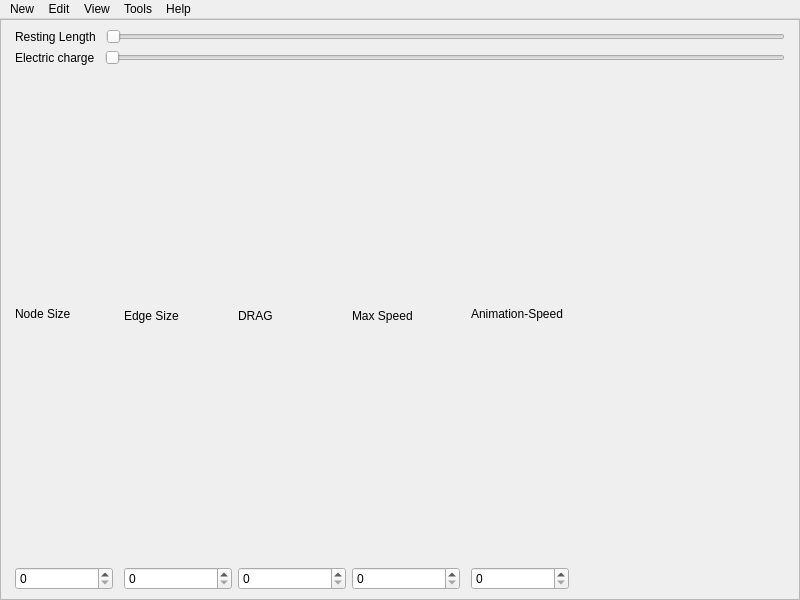
<?xml version="1.0" encoding="UTF-8"?>
<ui version="4.0">
 <class>MainWindow</class>
 <widget class="QMainWindow" name="MainWindow">
  <property name="geometry">
   <rect>
    <x>0</x>
    <y>0</y>
    <width>800</width>
    <height>600</height>
   </rect>
  </property>
  <property name="windowTitle">
   <string>MainWindow</string>
  </property>
  <widget class="QWidget" name="centralwidget">
   <layout class="QVBoxLayout" name="verticalLayout">
    <property name="spacing">
     <number>0</number>
    </property>
    <property name="leftMargin">
     <number>0</number>
    </property>
    <property name="topMargin">
     <number>0</number>
    </property>
    <property name="rightMargin">
     <number>0</number>
    </property>
    <property name="bottomMargin">
     <number>0</number>
    </property>
    <item>
     <widget class="QFrame" name="settingFrame">
      <property name="frameShape">
       <enum>QFrame::StyledPanel</enum>
      </property>
      <property name="frameShadow">
       <enum>QFrame::Raised</enum>
      </property>
      <layout class="QVBoxLayout" name="verticalLayout_2">
       <item>
        <layout class="QVBoxLayout" name="settingLayout">
         <item>
          <layout class="QHBoxLayout" name="horizontalLayout_4">
           <property name="spacing">
            <number>10</number>
           </property>
           <property name="leftMargin">
            <number>5</number>
           </property>
           <property name="rightMargin">
            <number>5</number>
           </property>
           <item>
            <widget class="QLabel" name="aLabel">
             <property name="toolTip">
              <string>&lt;html&gt;&lt;head/&gt;&lt;body&gt;&lt;p&gt;Force Applied between every adjacent Node according to hook's law.&lt;/p&gt;&lt;/body&gt;&lt;/html&gt;</string>
             </property>
             <property name="text">
              <string>Resting Length</string>
             </property>
            </widget>
           </item>
           <item>
            <widget class="QSlider" name="mechanicalForceSlider">
             <property name="orientation">
              <enum>Qt::Horizontal</enum>
             </property>
            </widget>
           </item>
          </layout>
         </item>
         <item>
          <layout class="QHBoxLayout" name="horizontalLayout_3">
           <property name="spacing">
            <number>10</number>
           </property>
           <property name="leftMargin">
            <number>5</number>
           </property>
           <property name="topMargin">
            <number>0</number>
           </property>
           <property name="rightMargin">
            <number>5</number>
           </property>
           <item>
            <widget class="QLabel" name="rLabel">
             <property name="toolTip">
              <string>&lt;html&gt;&lt;head/&gt;&lt;body&gt;&lt;p&gt;Force Applied between every non-adjacent Node according to coulomb law.&lt;/p&gt;&lt;/body&gt;&lt;/html&gt;</string>
             </property>
             <property name="text">
              <string>Electric charge</string>
             </property>
            </widget>
           </item>
           <item>
            <widget class="QSlider" name="electricalForceSlider">
             <property name="orientation">
              <enum>Qt::Horizontal</enum>
             </property>
            </widget>
           </item>
          </layout>
         </item>
        </layout>
       </item>
       <item>
        <layout class="QHBoxLayout" name="horizontalLayout_7" stretch="1,1,1,1,1,2">
         <item>
          <layout class="QVBoxLayout" name="verticalLayout_3">
           <property name="spacing">
            <number>10</number>
           </property>
           <property name="leftMargin">
            <number>5</number>
           </property>
           <property name="rightMargin">
            <number>5</number>
           </property>
           <item>
            <widget class="QLabel" name="NodeSizeLabel">
             <property name="text">
              <string>Node Size</string>
             </property>
            </widget>
           </item>
           <item>
            <widget class="QSpinBox" name="nodeSizeSpinBox"/>
           </item>
          </layout>
         </item>
         <item>
          <layout class="QVBoxLayout" name="verticalLayout_4">
           <item>
            <widget class="QLabel" name="label">
             <property name="text">
              <string>Edge Size</string>
             </property>
            </widget>
           </item>
           <item>
            <widget class="QSpinBox" name="EdgeSizeSpinBox"/>
           </item>
          </layout>
         </item>
         <item>
          <layout class="QVBoxLayout" name="verticalLayout_7">
           <item>
            <widget class="QLabel" name="label_2">
             <property name="toolTip">
              <string>&lt;html&gt;&lt;head/&gt;&lt;body&gt;&lt;p&gt;&lt;span style=&quot; color:#000000;&quot;&gt;Reduce velocity of each Node in each animation frame by specified factor.&lt;/span&gt;&lt;/p&gt;&lt;/body&gt;&lt;/html&gt;</string>
             </property>
             <property name="text">
              <string>DRAG</string>
             </property>
            </widget>
           </item>
           <item>
            <widget class="QSpinBox" name="dragSpinBox"/>
           </item>
          </layout>
         </item>
         <item>
          <layout class="QVBoxLayout" name="verticalLayout_8">
           <item>
            <widget class="QLabel" name="label_3">
             <property name="toolTip">
              <string>&lt;html&gt;&lt;head/&gt;&lt;body&gt;&lt;p&gt;&lt;span style=&quot; color:#000000;&quot;&gt;Maintain each Node velocity less than equal to specified.&lt;/span&gt;&lt;/p&gt;&lt;/body&gt;&lt;/html&gt;</string>
             </property>
             <property name="text">
              <string>Max Speed</string>
             </property>
            </widget>
           </item>
           <item>
            <widget class="QSpinBox" name="maxSpeedSpinBox"/>
           </item>
          </layout>
         </item>
         <item>
          <layout class="QVBoxLayout" name="verticalLayout_5">
           <property name="spacing">
            <number>10</number>
           </property>
           <property name="leftMargin">
            <number>5</number>
           </property>
           <property name="rightMargin">
            <number>5</number>
           </property>
           <item>
            <widget class="QLabel" name="animationLabel">
             <property name="text">
              <string>Animation-Speed</string>
             </property>
            </widget>
           </item>
           <item>
            <widget class="QSpinBox" name="animationSpeedSpinBox"/>
           </item>
          </layout>
         </item>
         <item>
          <spacer name="horizontalSpacer">
           <property name="orientation">
            <enum>Qt::Horizontal</enum>
           </property>
           <property name="sizeHint" stdset="0">
            <size>
             <width>40</width>
             <height>20</height>
            </size>
           </property>
          </spacer>
         </item>
        </layout>
       </item>
      </layout>
     </widget>
    </item>
   </layout>
  </widget>
  <widget class="QMenuBar" name="menubar">
   <property name="geometry">
    <rect>
     <x>0</x>
     <y>0</y>
     <width>800</width>
     <height>25</height>
    </rect>
   </property>
   <widget class="QMenu" name="menuView">
    <property name="title">
     <string>View</string>
    </property>
    <addaction name="actionFit_In_View"/>
    <addaction name="actionzoom_in"/>
    <addaction name="actionzoom_out"/>
   </widget>
   <widget class="QMenu" name="menuTools">
    <property name="title">
     <string>Tools</string>
    </property>
    <widget class="QMenu" name="menuget_adjacency_mat_of_scene">
     <property name="title">
      <string>get adjacency matrix of scene</string>
     </property>
     <addaction name="actionWithout_Bracket"/>
     <addaction name="actionWith_Bracket"/>
    </widget>
    <widget class="QMenu" name="menuget_Incidence_matrix_of_scene">
     <property name="title">
      <string>get Incidence matrix of scene</string>
     </property>
     <addaction name="actionWithout_Bracket_2"/>
     <addaction name="actionWith_Bracket_2"/>
    </widget>
    <addaction name="actionExport_Scene"/>
    <addaction name="menuget_adjacency_mat_of_scene"/>
    <addaction name="menuget_Incidence_matrix_of_scene"/>
   </widget>
   <widget class="QMenu" name="menuNew">
    <property name="title">
     <string>New</string>
    </property>
    <addaction name="actionLoad_From_adjacency_Matrix"/>
    <addaction name="actionLoad_From_Incidence_Matrix"/>
    <addaction name="actionClear_Scene"/>
    <addaction name="actionDemo"/>
   </widget>
   <widget class="QMenu" name="menuEdit">
    <property name="title">
     <string>Edit</string>
    </property>
    <addaction name="actionNo_Editing"/>
    <addaction name="actionInsert_Node"/>
    <addaction name="actionRemove_Node"/>
    <addaction name="actionConnect_Node"/>
    <addaction name="actionDisconnect_Node"/>
   </widget>
   <widget class="QMenu" name="menuAbout">
    <property name="title">
     <string>Help</string>
    </property>
    <widget class="QMenu" name="menuMouse_Shortcut">
     <property name="title">
      <string>Mouse Shortcut</string>
     </property>
     <addaction name="actionCtrl_Drag_to_move_into_Scne"/>
     <addaction name="actionCtrl_mousWheel_to_Zoom_In_Out"/>
    </widget>
    <addaction name="menuMouse_Shortcut"/>
    <addaction name="actionAbout"/>
   </widget>
   <addaction name="menuNew"/>
   <addaction name="menuEdit"/>
   <addaction name="menuView"/>
   <addaction name="menuTools"/>
   <addaction name="menuAbout"/>
  </widget>
  <action name="actionFit_In_View">
   <property name="text">
    <string>Fit-In-View</string>
   </property>
   <property name="shortcut">
    <string>Ctrl+F</string>
   </property>
  </action>
  <action name="actionExport_Scene">
   <property name="text">
    <string>Export as Image</string>
   </property>
   <property name="toolTip">
    <string>Export scene as a image</string>
   </property>
   <property name="shortcut">
    <string>Ctrl+E</string>
   </property>
  </action>
  <action name="actionSetting">
   <property name="text">
    <string>Setting</string>
   </property>
   <property name="toolTip">
    <string>Setting</string>
   </property>
   <property name="shortcut">
    <string>Ctrl+S</string>
   </property>
  </action>
  <action name="actionLoad_From_adjacency_Matrix">
   <property name="text">
    <string>Load From adjacency Matrix</string>
   </property>
  </action>
  <action name="actionWithout_Bracket">
   <property name="text">
    <string>Without Bracket</string>
   </property>
  </action>
  <action name="actionWith_Bracket">
   <property name="text">
    <string>With Bracket</string>
   </property>
  </action>
  <action name="actionInsert_Node">
   <property name="checkable">
    <bool>true</bool>
   </property>
   <property name="text">
    <string>Add Node</string>
   </property>
   <property name="shortcut">
    <string>Ctrl+A</string>
   </property>
  </action>
  <action name="actionRemove_Node">
   <property name="checkable">
    <bool>true</bool>
   </property>
   <property name="text">
    <string>Remove Node</string>
   </property>
   <property name="shortcut">
    <string>Ctrl+R</string>
   </property>
  </action>
  <action name="actionConnect_Node">
   <property name="checkable">
    <bool>true</bool>
   </property>
   <property name="text">
    <string>Connect Node</string>
   </property>
   <property name="shortcut">
    <string>Ctrl+C</string>
   </property>
  </action>
  <action name="actionDisconnect_Node">
   <property name="checkable">
    <bool>true</bool>
   </property>
   <property name="text">
    <string>Disconnect Node</string>
   </property>
   <property name="shortcut">
    <string>Ctrl+D</string>
   </property>
  </action>
  <action name="actionNo_Editing">
   <property name="checkable">
    <bool>true</bool>
   </property>
   <property name="text">
    <string>No Editing</string>
   </property>
   <property name="shortcut">
    <string>Esc</string>
   </property>
  </action>
  <action name="actionClear_Scene">
   <property name="text">
    <string>Clear Scene</string>
   </property>
   <property name="toolTip">
    <string>Clear scene</string>
   </property>
  </action>
  <action name="actionLoad_From_Incidence_Matrix">
   <property name="text">
    <string>Load From Incidence Matrix</string>
   </property>
  </action>
  <action name="actionWithout_Bracket_2">
   <property name="text">
    <string>Without Bracket</string>
   </property>
  </action>
  <action name="actionWith_Bracket_2">
   <property name="text">
    <string>With Bracket</string>
   </property>
  </action>
  <action name="actionzoom_in">
   <property name="text">
    <string>zoom in</string>
   </property>
   <property name="shortcut">
    <string>Ctrl++</string>
   </property>
  </action>
  <action name="actionzoom_out">
   <property name="text">
    <string>zoom out</string>
   </property>
   <property name="shortcut">
    <string>Ctrl+-</string>
   </property>
  </action>
  <action name="actionAbout">
   <property name="text">
    <string>About</string>
   </property>
  </action>
  <action name="actionCtrl_Drag_to_move_into_Scne">
   <property name="text">
    <string>Ctrl + Drag to move into Scene</string>
   </property>
  </action>
  <action name="actionCtrl_mousWheel_to_Zoom_In_Out">
   <property name="text">
    <string>Ctrl + mousWheel to Zoom-In-Out</string>
   </property>
  </action>
  <action name="actionDemo">
   <property name="text">
    <string>Demo</string>
   </property>
  </action>
 </widget>
 <resources/>
 <connections/>
</ui>
